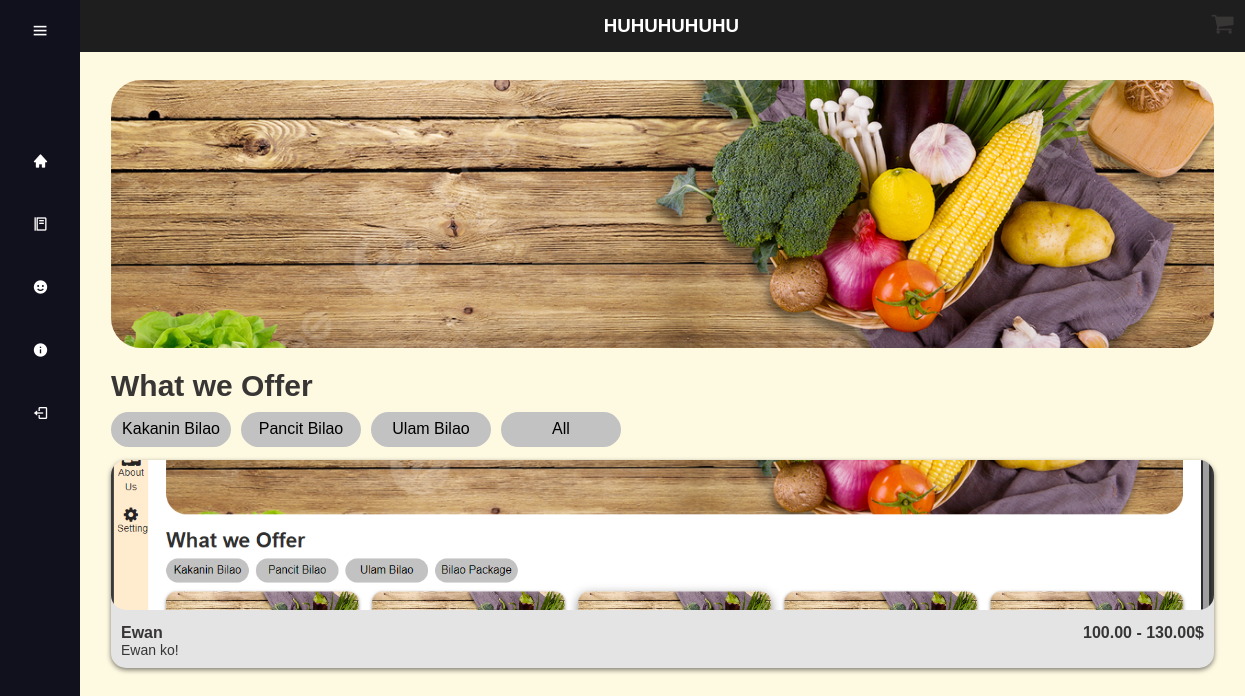
Page /SAAD/menu.php?category=3 (signed in) on the committed database.
### tables this page shows
CREATE TABLE `food` (
  `food_id` int(10) NOT NULL,
  `Name` varchar(20) NOT NULL,
  `Description` varchar(50) NOT NULL,
  `Image` varchar(50) NOT NULL,
  `category_id` int(11) DEFAULT NULL
);

### SAAD/menu.php (the view, shortened to what this page needs)
<!DOCTYPE html>
<html lang="en">
<head>
    <link rel="stylesheet" type="text/css" href="css/menu.css">
    <link rel="stylesheet" href="https://cdnjs.cloudflare.com/ajax/libs/font-awesome/4.7.0/css/font-awesome.min.css">
    <link href='https://unpkg.com/boxicons@2.1.4/css/boxicons.min.css' rel='stylesheet'>
</head>
<body>
    <label for="cart" class="label-cart"><span class="fa fa-shopping-cart"></span></label>
    <h3 class="head-t">HUHUHUHUHU</h3>
    <div class="sidebar">
        <div class="top">
            <i class="bx bx-menu" id="btn"></i>
        </div>
        <div class="user">
            <div>
            </div>
        </div>
        <ul>
            <li>
                <a href="#">
                    <i class="bx bxs-home"></i>
                </a>
            </li>
            <li>
                <a href="menu.php">
                    <i class="bx bx-food-menu"></i>
                </a>
            </li>
            <li>
                <a href="profile.php">
                    <i class="bx bxs-smile"></i>
                </a>
            </li>
            <li>
                <a href="#">
                    <i class="bx bxs-info-circle"></i>
                </a>
            </li>
            <li>
                <a href="login.php">
                    <i class="bx bx-log-out"></i>
                </a>
            </li>
        </ul>
    </div>
    <div class="container">
        <div class="menu">
            <div class="menu-banner">
                <img src="sample.jpg">
            </div>
            <h3 class="menu-title">What we Offer</h3>
            <div class="menu-category">
                <a href="?category=1">Kakanin Bilao</a>
                <a href="?category=2">Pancit Bilao</a>
                <a href="?category=3">Ulam Bilao</a>
                <a href="?category=all">All</a>
            </div>
            <div class="menu-content">
                <?php
                    include("connection.php");
                    if (isset($_SESSION['userinfo'])) {
                        $category_filter = isset($_GET['category']) ? intval($_GET['category']) : null;
                        $sql = "
                            SELECT
                                f.food_id,
                                f.Name,
                                f.Description,
                                f.Image,
                                MIN(fp.price) AS min_price,
                                MAX(fp.price) AS max_price
                            FROM
                                food f
                            INNER JOIN
                                food_size_pricing fp ON f.food_id = fp.food_id
                        ";
                        if ($category_filter) {
                            $sql .= " WHERE f.category_id = $category_filter";
                        }
                        $sql .= " GROUP BY f.food_id, f.Name, f.Description, f.Image";
                        $result = $conn->query($sql);
                        while ($row = $result->fetch_assoc()) {
                            $price_range = number_format($row['min_price'], 2) . " - " . number_format($row['max_price'], 2) . "$";
                            ?>
                            <div class="menu-item" data-name="<?php echo $row['Name']; ?>" data-price="<?php echo $price_range; ?>" data-image="<?php echo $row['Image']; ?>" data-food-id="<?php echo $row['food_id']; ?>">
                                <img class="card-img" src="<?php echo $row['Image']; ?>">
                                <div class="card-detail">
                                    <h4>
                                        <?php echo $row['Name']; ?>
                                        <span><?php echo $price_range; ?></span>
                                    </h4>
                                    <p><?php echo $row['Description']; ?></p>
                                </div>
                            </div>
                            <?php
                        }
                    }
                ?>
            </div>
        </div>
    </div>
</body>
</html>

### SAAD/css/menu.css (style rules this page uses)
* { margin: 0; padding: 0; outline: none; box-sizing: border-box; }
body { width: 100%; height: auto; color:rgb(56, 53, 53); background-color: #FEF9E1; font-family: sans-serif; }
p { font-size: 14px; }
.label-cart { position: fixed; top: 15px; right: 15px; z-index: 4; cursor: pointer; transform: scale(1.5); }
.head-t { position: fixed; background-color: #1f1e1e; color:rgb(255, 255, 255); width: 95%; text-align: center; padding: 15px 0px 15px 0px; top: 0; z-index: 1; left: 0; right: 0; margin-left: 80px; }
.sidebar { position: fixed; top: 0; left: 0; height: 100%; width: 80px; background: #11101d; padding: 0.4rem 0.8rem; transition: all 0.5s ease; z-index: 2; }
.sidebar #btn { position: absolute; color: white; top: .4rem; left: 50%; font-size: 1.2rem; line-height: 50px; transform: translateX(-50%); cursor: pointer; }
.user { display: flex; align-items: center; margin: 1rem 0; }
.sidebar ul li { position: relative; list-style-type: none; height: 50px; width: 90%; margin: 0.8rem auto; line-height: 50px; }
.sidebar ul li a { color: white; display: flex; align-items: center; text-decoration: none; border-radius: 0.8rem; }
.sidebar ul li a i { min-width: 50px; text-align: center; height: 50px; border-radius: 12px; line-height: 50px; }
.menu { height: 100%; width: 100%; margin-left: 35px; padding-left: 60px; }
.menu-banner { width: 100%; height: 300px; position: relative; margin-top: 4rem; padding: 1rem; border-radius: 30px; cursor: pointer; }
.menu-banner img { height: 100%; width: 100%; object-fit: cover; border-radius: 30px; }
.menu-title { white-space: nowrap; display: inline-block; font-size: 30px; padding: 0.3rem 1rem; }
.menu-category { white-space: nowrap; display: inline-block; display: flex; gap: 10px; padding: 0.3rem 1rem; }
.menu-category a { text-decoration: none; text-align: center; border-radius: 20px; min-width: 120px; padding: 0.5rem 0; background-color: #c2c2c2; color: black; height: 35px; }
.menu-content { display: grid; grid-template-columns: repeat(auto-fit, minmax(250px, 1fr)); gap: 20px; padding: 0.5rem 1rem 1rem 1rem }
.menu-item { background-color: rgb(228, 228, 228); box-shadow: rgb(0, 0, 0, 0.50) 0px 2px 5px; border-radius: 15px; position: relative; cursor: pointer; }
.card-img { width: 100%; height: 150px; object-fit: cover; border-radius: 15px; }
.card-detail { font-weight: 30px; padding: 10px; }
.card-detail > h4 > span { float: right; }
#cart:not(:checked) ~ .container .menu { padding-right: 50px; }

### rows in the picture
food: Image (picture), Name "Ewan", price_range "100.00 - 130.00$", Description "Ewan ko!"
